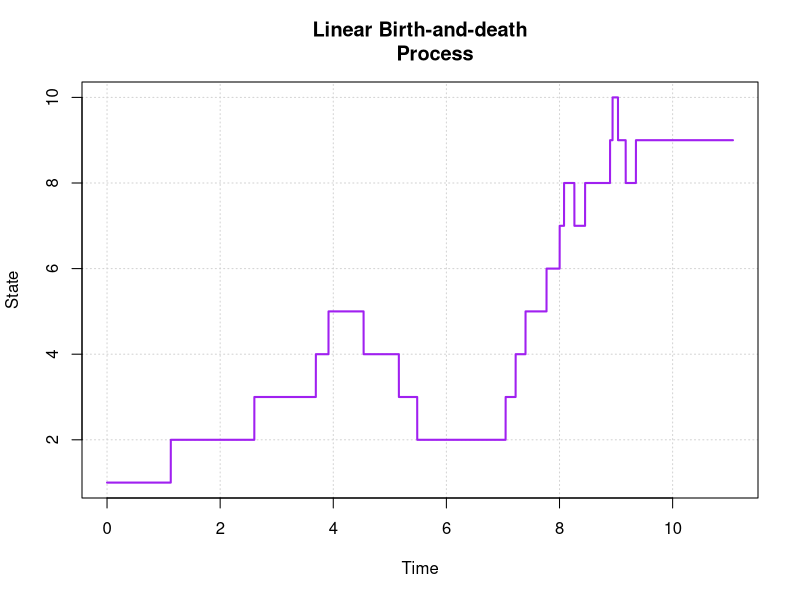

Recreate this plot in R.
#specifying parameters
lambda<- 0.3
mu<- 0.1
njumps<- 20

#setting state and time as vectors
N<- c()
time<- c()

#setting initial values 
N[1]<- 1
time[1]<- 0

#specifying seed
set.seed(1022171)

#simulating trajectory
i<- 2

repeat {
  time.birth<- (-1/(N[i-1]*lambda))*log(1-runif(1))
  time.death<- (-1/(N[i-1]*mu))*log(1-runif(1))
  
  if(time.birth < time.death | N[i-1]==0) { 
    time[i]<- time[i-1] + time.birth - 0.001
    N[i]<- N[i-1]
    
    if(i==2*njumps+2) break
    else { 
      time[i+1]<- time[i] + 0.001
      N[i+1]<- N[i] + 1
      i<- i+2
    }
  }
  
  if(time.death < time.birth & N[i-1]!=0) { 
    time[i]<- time[i-1] + time.death - 0.001
    N[i]<- N[i-1]
    
    if(i==2*njumps+2) break
    else { 
      time[i+1]<- time[i] + 0.001
      N[i+1]<- N[i] - 1
      i<- i+2
    }
  }
}
#plotting trajectory
plot(time, N, type="l", main="Linear Birth-and-death
     Process", lty=1, lwd=2, col="purple", xlab="Time", ylab="State",
panel.first=grid())